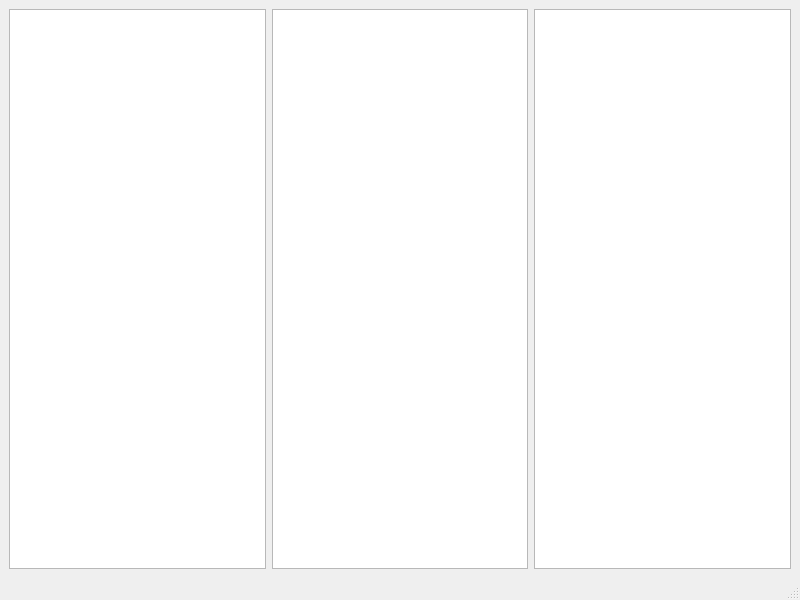
<?xml version="1.0" encoding="UTF-8"?>
<ui version="4.0">
  <class>JsonVisualEditor</class>
  <widget class="QMainWindow" name="JsonVisualEditor">
    <property name="minimumSize">
      <size>
        <width>800</width>
        <height>600</height>
      </size>
    </property>
    <property name="windowTitle">
      <string>JsonVisualEditor</string>
    </property>
    <widget class="QWidget" name="centralwidget">
      <layout class="QGridLayout" name="gridLayout">
        <item row="0" column="0">
          <widget class="QPlainTextEdit" name="plainTextEdit" />
        </item>
        <item row="0" column="1">
          <widget class="QTreeView" name="treeView">
            <property name="headerHidden">
              <bool>true</bool>
            </property>
          </widget>
        </item>
        <item row="0" column="2">
          <widget class="QTableView" name="tableView">
            <attribute name="horizontalHeaderVisible">
              <bool>false</bool>
            </attribute>
            <attribute name="horizontalHeaderStretchLastSection">
              <bool>true</bool>
            </attribute>
            <attribute name="verticalHeaderVisible">
              <bool>false</bool>
            </attribute>
          </widget>
        </item>
      </layout>
    </widget>
    <widget class="QStatusBar" name="statusbar" />
  </widget>
  <resources />
  <connections />
</ui>
